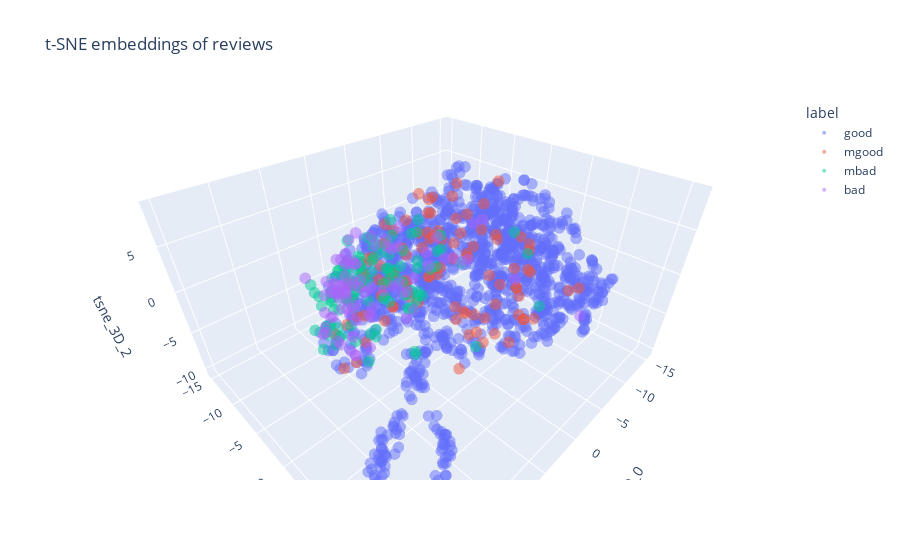

Write notebook code for a chart like this one.
### Markdown cell above
Let's apply this to the misleading reviews, and then reduce down to 2 dimensions using T-SNE.

### Code cell
# ignore PerformanceWarning
import warnings
from pandas.errors import PerformanceWarning
warnings.filterwarnings("ignore", category=PerformanceWarning)

embeddings_df = pd.DataFrame()
embeddings_df["review_id"] = df.review_id
embeddings_df["label"] = df.label
embeddings_df = embeddings_features(embeddings_df, col="comments")

# apply tsne to reduce to `dims` dimensions
dims = 3
embd_df = tsne_features(embeddings_df.drop(columns=["review_id", "label"], axis=1), dims=dims)
embeddings_df = embeddings_df.reset_index()
embd_df["review_id"] = embeddings_df.review_id
embd_df["label"] = embeddings_df.label

# plot 3d scatter with plotly
fig = px.scatter_3d(embd_df, x="tsne_3D_0", y="tsne_3D_1", z="tsne_3D_2", color="label", title="t-SNE embeddings of reviews", )
# make size of point smaller and opaque
fig.update_traces(marker=dict(size=4, opacity=0.5))
# make inital zoom bigger
fig.update_layout(scene=dict(camera_eye=dict(x=0.9, y=0.9, z=0.9)))
fig.show()
